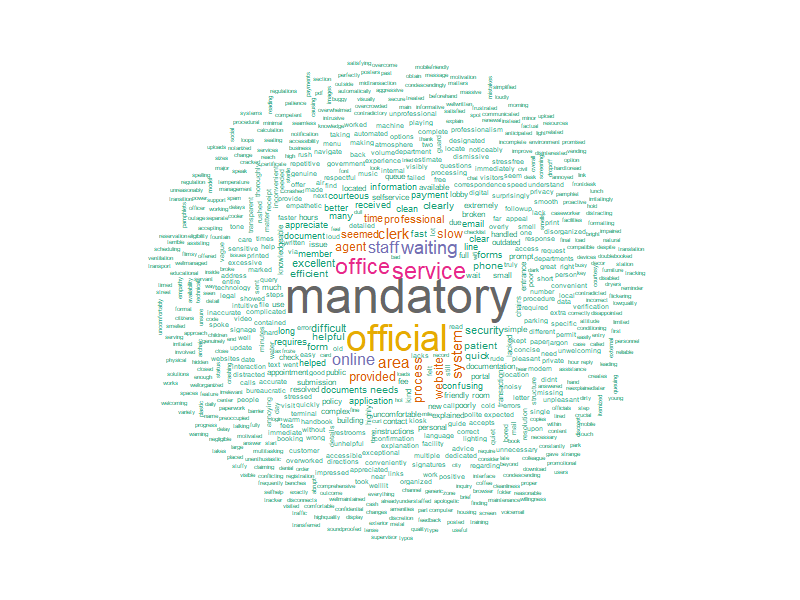

Reproduce this figure in R.
setwd("C:/DMiningR/DM_Course/WordcloudsRProgramming")
getwd()

packages <- c("tm", "SnowballC", "wordcloud", "RColorBrewer")
to_install <- packages[!(packages %in% rownames(installed.packages()))]
if(length(to_install)) install.packages(to_install, dependencies = TRUE)

#libraries
library(tm)
library(SnowballC)
library(wordcloud)
library(RColorBrewer)

packages %in% rownames(installed.packages())

# Here reads files into R and creates Corpus
text_data <- readLines("feedback.txt", warn = FALSE)
length(text_data)
corpus <- VCorpus(VectorSource(text_data))
print(corpus[[1]]$content)

#Text Cleaning process 
corpus <- tm_map(corpus, content_transformer(tolower))
corpus <- tm_map(corpus, removeNumbers)
corpus <- tm_map(corpus, removePunctuation)
corpus <- tm_map(corpus, removeWords, stopwords("english"))
corpus <- tm_map(corpus, stripWhitespace)

for(i in 1:3) cat(sprintf("[%d] %s\n", i, as.character(corpus[[i]]$content)))


#------------------------------PART 2-------------------------------------------

tdm <- TermDocumentMatrix(corpus)
m <- as.matrix(tdm)
word_freq <- sort(rowSums(m), decreasing = TRUE)
freq_df <- data.frame(word = names(word_freq), freq = word_freq, row.names = NULL)

head(freq_df, 15)

tdm <- TermDocumentMatrix(corpus)
m <- as.matrix(tdm)
word_freq <- sort(rowSums(m), decreasing = TRUE)
freq_df <- data.frame(
  word = names(word_freq),
  freq = word_freq,
  row.names = NULL
)
top10 <- head(freq_df, 10)
print(top10)

#------------------------------PART 3-------------------------------------------

png("wordcloud_exam.png", width = 800, height = 600)

# Generate the word cloud
wordcloud(
  words = freq_df$word,
  freq = freq_df$freq,
  min.freq = 2,
  max.words = 1000,
  random.order = FALSE,
  scale = c(4, 0.5),
  colors = brewer.pal(8, "Dark2")
)

dev.off()
cat("Saved wordcloud_exam.png in working directory.\n")

#------------------------------PART 4-------------------------------------------

freq_sorted <- freq_df[order(freq_df$freq), ]

rare_words <- head(freq_sorted, 5)

print("5 least frequent words:")
print(rare_words)
png("wordcloud_rare.png", width = 800, height = 600)

wordcloud(
  words = rare_words$word,
  freq = rare_words$freq,
  min.freq = 1,
  max.words = 5,
  random.order = FALSE,
  scale = c(4, 1.5),
  colors = brewer.pal(8, "Dark2")
)

dev.off()

cat("Saved wordcloud_rare.png in working directory.\n")